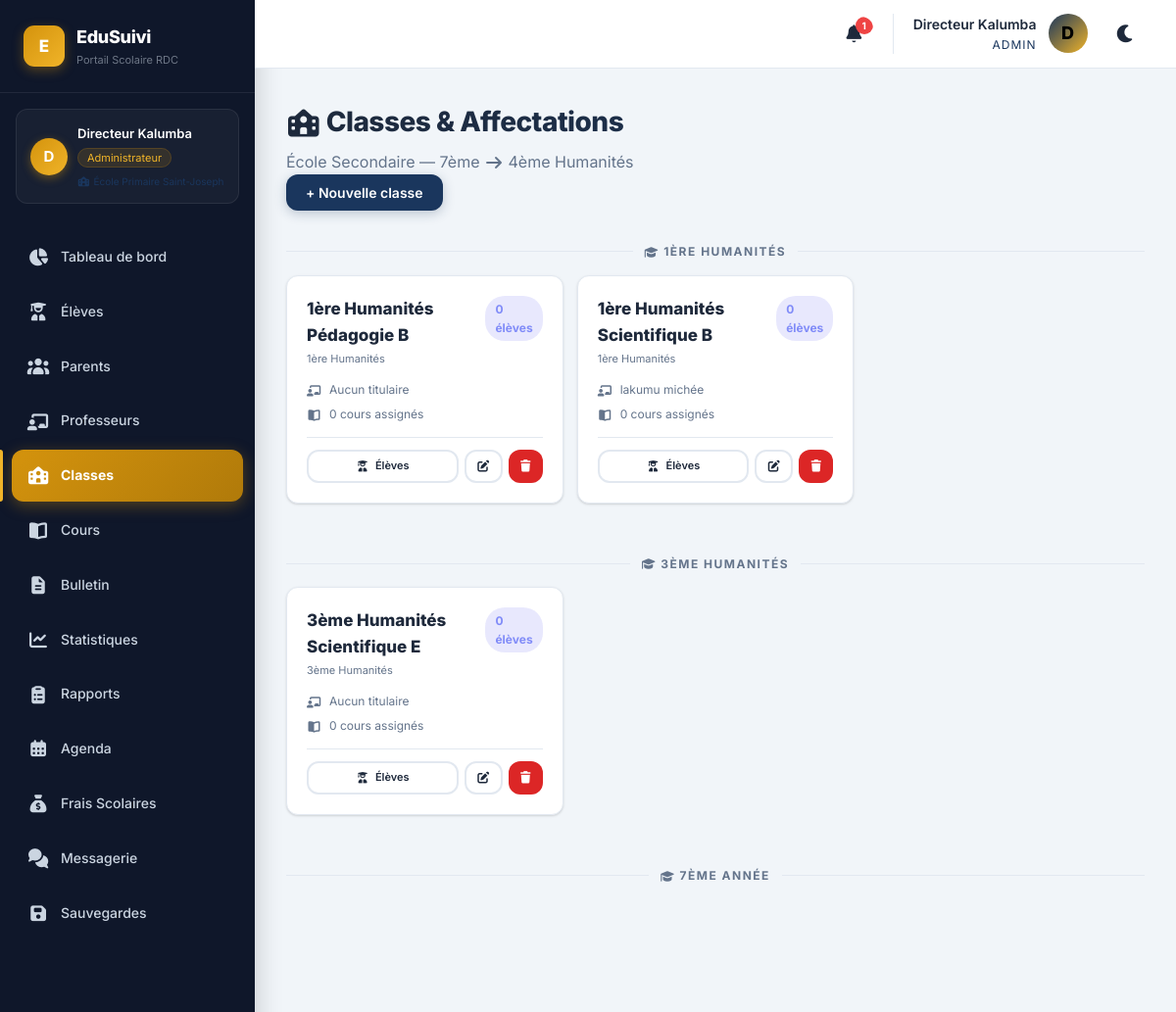
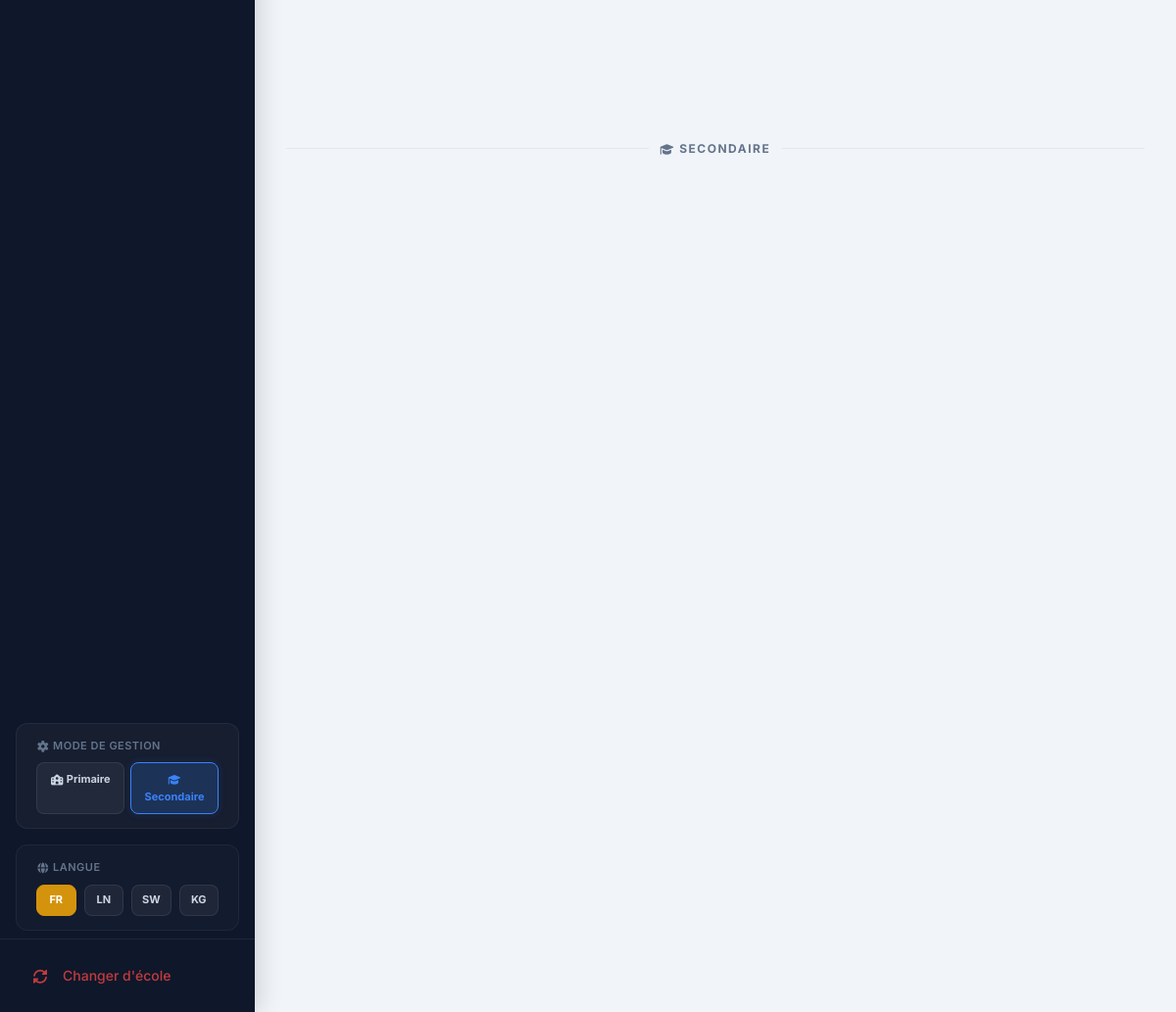
The page /admin/classes.php (signed in) on the database its author committed (2 pictures, top to bottom).
### tables this page shows
CREATE TABLE `classes` (
  `id` int(11) NOT NULL AUTO_INCREMENT,
  `name` varchar(50) NOT NULL,
  `level` varchar(50) NOT NULL,
  `school_level` enum('primaire','secondaire') DEFAULT 'secondaire',
  `teacher_id` int(11) DEFAULT NULL,
  `max_students` int(11) DEFAULT 40,
  `room` varchar(50) DEFAULT NULL,
  `school_year` varchar(20) DEFAULT '2024-2025',
  PRIMARY KEY (`id`),
  KEY `teacher_id` (`teacher_id`),
  CONSTRAINT `classes_ibfk_1` FOREIGN KEY (`teacher_id`) REFERENCES `users` (`id`) ON DELETE SET NULL
);

CREATE TABLE `users` (
  `id` int(11) NOT NULL AUTO_INCREMENT,
  `name` varchar(100) NOT NULL,
  `email` varchar(100) NOT NULL,
  `password` varchar(255) NOT NULL,
  `role` enum('school','admin','teacher','parent') NOT NULL,
  `school_id` int(11) DEFAULT NULL,
  `reset_token` varchar(64) DEFAULT NULL,
  `reset_token_expiry` datetime DEFAULT NULL,
  `created_at` timestamp NOT NULL DEFAULT current_timestamp(),
  PRIMARY KEY (`id`),
  UNIQUE KEY `email` (`email`),
  KEY `fk_users_school` (`school_id`),
  KEY `idx_reset_token` (`reset_token`),
  CONSTRAINT `fk_users_school` FOREIGN KEY (`school_id`) REFERENCES `schools` (`id`) ON DELETE SET NULL
);

### includes/config.php (called while the page is built, shortened)
<?php
function getSchoolMode() {
    return $_SESSION['school_mode'] ?? 'secondaire';
}
function escape($str) {
    return htmlspecialchars($str, ENT_QUOTES, 'UTF-8');
}

### admin/classes.php (the view, shortened to what this page needs)
<?php require_once __DIR__ . '/../includes/header.php'; requireRole('admin');
$currentMode = getSchoolMode();
$classes = $pdo->prepare("
    SELECT c.*, u.name as titular_name,
           (SELECT COUNT(*) FROM students WHERE class_id=c.id) as students_count
    FROM classes c LEFT JOIN users u ON c.teacher_id=u.id
    WHERE c.school_level = ?
    ORDER BY c.level, c.name
");
$classes->execute([$currentMode]);
$classes = $classes->fetchAll();
$assignments = $pdo->query("
    SELECT ta.*, u.name as teacher_name, c.name as class_name, sub.name as subject_name
    FROM teacher_assignments ta
    JOIN users u ON ta.teacher_id=u.id
    JOIN classes c ON ta.class_id=c.id
    JOIN subjects sub ON ta.subject_id=sub.id
    ORDER BY c.name, sub.name
")->fetchAll();
$byClass = [];
foreach($assignments as $a) $byClass[$a['class_id']][] = $a;
$classesByLevel = [];
foreach($classes as $c) {
    $classesByLevel[$c['level'] ?? 'Autre'][] = $c;
}
?>
<div class="page-header">
    <div>
        <h2>🏫 Classes &amp; Affectations</h2>
        <p><?= $currentMode === 'primaire' ? 'École Primaire — 1ère à 6ème année' : 'École Secondaire — 7ème → 4ème Humanités' ?></p>
    </div>
    <button class="btn btn-primary" onclick="openModal('addClassModal')">+ Nouvelle classe</button>
</div>
<?php if(empty($classes)): ?>
<div class="card" style="padding:48px;text-align:center;color:var(--text-muted);">
    <div style="font-size:48px;margin-bottom:12px;">🏫</div>
    <h3>Aucune classe créée</h3>
    <p style="margin-top:8px;font-size:14px;">Cliquez sur "+ Nouvelle classe" pour commencer.</p>
</div>
<?php else: ?>
<?php foreach($classesByLevel as $levelName => $levelClasses): ?>
<div style="margin-bottom:28px;">
    <div style="display:flex;align-items:center;gap:12px;margin-bottom:14px;">
        <div style="height:1px;flex:1;background:var(--border);"></div>
        <span style="font-size:12px;font-weight:700;text-transform:uppercase;letter-spacing:1.5px;color:var(--text-muted);white-space:nowrap;">
            🎓 <?= escape($levelName) ?>
        </span>
        <div style="height:1px;flex:1;background:var(--border);"></div>
    </div>
    <div style="display:grid;grid-template-columns:repeat(auto-fill,minmax(240px,1fr));gap:14px;">
        <?php foreach($levelClasses as $c):
            $assignCount = count($byClass[$c['id']] ?? []);
        ?>
        <div class="card" style="padding:20px;position:relative;transition:all .2s;" onmouseover="this.style.transform='translateY(-2px)';this.style.boxShadow='0 8px 24px rgba(0,0,0,.3)'" onmouseout="this.style.transform='';this.style.boxShadow=''">
            <div style="display:flex;justify-content:space-between;align-items:flex-start;margin-bottom:12px;">
                <div>
                    <div style="font-size:17px;font-weight:800;color:var(--text);"><?= escape($c['name']) ?></div>
                    <div style="font-size:11px;color:var(--text-muted);margin-top:2px;"><?= escape($c['level'] ?? '') ?></div>
                </div>
                <span style="background:rgba(99,102,241,.15);color:#818cf8;font-size:12px;font-weight:700;padding:4px 10px;border-radius:20px;">
                    <?= $c['students_count'] ?> élève<?= $c['students_count'] != 1 ? 's' : '' ?>
                </span>
            </div>
            <div style="display:flex;flex-direction:column;gap:6px;font-size:12px;margin-bottom:14px;">
                <div style="display:flex;align-items:center;gap:8px;color:var(--text-muted);">
                    <span>👨‍🏫</span>
                    <span><?= escape($c['titular_name'] ?? 'Aucun titulaire') ?></span>
                </div>
                <?php if (($c['school_level'] ?? '') === 'primaire' || $currentMode === 'primaire'): ?>
                <div style="display:flex;align-items:center;gap:8px;color:#10b981;font-weight:600;font-size:11px;">
                    <span>🎓</span>
                    <span>Gère tous les cours du primaire</span>
                </div>
                <?php else: ?>
                <div style="display:flex;align-items:center;gap:8px;color:var(--text-muted);">
                    <span>📚</span>
                    <span><?= $assignCount ?> cours assigné<?= $assignCount != 1 ? 's' : '' ?></span>
                </div>
                <?php endif; ?>
            </div>
            <div style="display:flex;gap:6px;border-top:1px solid var(--border);padding-top:12px;">
                <a href="/edusuivi/admin/students.php?class_id=<?= $c['id'] ?>" class="btn btn-sm btn-outline" style="flex:1;justify-content:center;font-size:11px;gap:6px;">👨‍🎓 Élèves</a>
                <button class="btn btn-sm btn-outline" onclick="editClass(<?= htmlspecialchars(json_encode($c)) ?>)" style="padding:6px 10px;" title="Modifier">✏️</button>
                <button class="btn btn-sm btn-danger" onclick="confirmDelete('Supprimer la classe <?= escape($c['name']) ?> ?','?delete_class=<?= $c['id'] ?>')" style="padding:6px 10px;" title="Supprimer">🗑</button>
            </div>
        </div>
        <?php endforeach; ?>
    </div>
</div>
<?php endforeach; ?>
<?php endif; ?>
<div style="display:grid;grid-template-columns:1fr 1fr;gap:24px;margin-top:8px;">
</div>
<?php require_once __DIR__ . '/../includes/footer.php'; ?>

### css/style.css (style rules this page uses)
:root { --primary: #1a365d; --primary-light: #2a4a7f; --primary-dark: #0f2341; --gold: #d4930d; --gold-light: #f0b429; --gold-dark: #b07a0a; --success: #1b7a43; --success-light: #ebf7ee; --danger: #dc2626; --danger-light: #fee2e2; --warning: #f59e0b; --warning-light: #fef3c7; --bg: #f1f5f9; --card: #ffffff; --text: #1e293b; --text-muted: #64748b; --border: #e2e8f0; --sidebar-bg: #0f172a; --sidebar-text: #cbd5e1; --sidebar-active: var(--gold); --radius: 12px; --shadow: 0 1px 3px rgba(0,0,0,0.1), 0 1px 2px rgba(0,0,0,0.06); --shadow-md: 0 4px 6px -1px rgba(0,0,0,0.1), 0 2px 4px -1px rgba(0,0,0,0.06); --shadow-lg: 0 10px 15px -3px rgba(0,0,0,0.1); --transition: all 0.25s cubic-bezier(0.4, 0, 0.2, 1); }
* { margin: 0; padding: 0; box-sizing: border-box; }
html, body { height: 100%; scroll-behavior: smooth; }
body { font-family: 'Inter', 'Segoe UI', system-ui, -apple-system, sans-serif; background: var(--bg); color: var(--text); line-height: 1.6; -webkit-font-smoothing: antialiased; overflow-x: hidden; }
a { color: var(--primary); text-decoration: none; transition: var(--transition); }
.fade-in-up { opacity: 0; transform: translateY(20px); transition: opacity 0.45s ease, transform 0.45s ease; }
.fade-in-up.visible { opacity: 1; transform: translateY(0); }
.page-header { margin-bottom: 32px; }
.page-header h2 { font-size: 28px; font-weight: 800; letter-spacing: -0.5px; background: linear-gradient(135deg, var(--text), var(--primary)); -webkit-background-clip: text; -webkit-text-fill-color: transparent; background-clip: text; }
.page-header p { color: var(--text-muted); margin-top: 6px; }
.card { background: var(--card); border-radius: var(--radius); padding: 24px; box-shadow: var(--shadow); border: 1px solid var(--border); margin-bottom: 24px; transition: var(--transition); }
.btn { padding: 10px 20px; border: none; border-radius: var(--radius); font-size: 14px; font-weight: 600; cursor: pointer; transition: var(--transition); display: inline-flex; align-items: center; gap: 8px; position: relative; overflow: hidden; font-family: inherit; }
.btn-primary { background: var(--primary); color: white; box-shadow: 0 3px 12px rgba(26,54,93,0.25); }
.btn-danger { background: var(--danger); color: white; }
.btn-sm { padding: 6px 14px; font-size: 12px; }
.btn-outline { background: transparent; border: 2px solid var(--border); color: var(--text); }
:root { --wa-green: #25D366; --wa-green-dark: #128C7E; --wa-green-light: #dcf8c6; --wa-sidebar-bg: #111b21; --wa-sidebar-hover: #202c33; --wa-chat-bg: #efeae2; --wa-header-bg: #202c33; --wa-input-bg: #2a3942; --wa-bubble-out: #d9fdd3; --wa-bubble-in: #ffffff; --wa-text-muted-wa: #8696a0; --wa-tick-color: #53bdeb; }

### rows shown on the page
classes: name "1ère Humanités Pédagogie B", level "1ère Humanités", students_count "0", titular_name "Aucun titulaire", id "0"
classes: name "1ère Humanités Scientifique B", level "1ère Humanités", students_count "0", teacher.name "lakumu michée", id "0"
classes: name "3ème Humanités Scientifique E", level "3ème Humanités", students_count "0", titular_name "Aucun titulaire", id "0"

### other values the page prints
t('app_name') "EduSuivi"
t('app_subtitle') "Portail Scolaire RDC"
substr($currentUser['name'], 0, 1) "D"
$currentUser['name'] "Directeur Kalumba"
$roleLabels[$currentUser['role']] "Administrateur"
t($navLabel) "Tableau de bord"
t($navLabel) "Élèves"
t($navLabel) "Parents"
t($navLabel) "Classes"
t($navLabel) "Cours"
t($navLabel) "Bulletin"
t($navLabel) "Statistiques"
t($navLabel) "Rapports"
t($navLabel) "Agenda"
t($navLabel) "Frais Scolaires"
